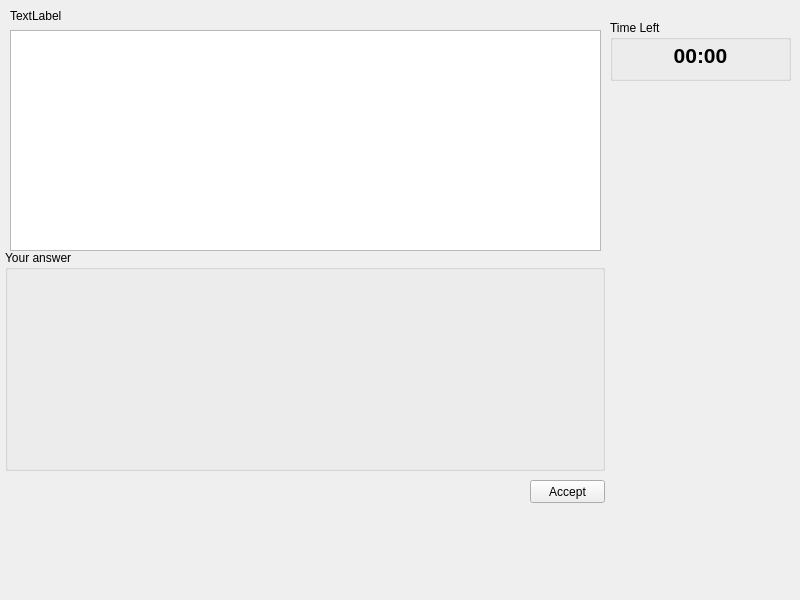
<?xml version="1.0" encoding="UTF-8"?>
<ui version="4.0">
 <class>QuizWindow</class>
 <widget class="QWidget" name="QuizWindow">
  <property name="geometry">
   <rect>
    <x>0</x>
    <y>0</y>
    <width>800</width>
    <height>600</height>
   </rect>
  </property>
  <property name="windowTitle">
   <string>Form</string>
  </property>
  <widget class="QTextEdit" name="textEdit">
   <property name="geometry">
    <rect>
     <x>10</x>
     <y>30</y>
     <width>591</width>
     <height>221</height>
    </rect>
   </property>
   <property name="readOnly">
    <bool>true</bool>
   </property>
  </widget>
  <widget class="QLabel" name="testNumberLabel">
   <property name="geometry">
    <rect>
     <x>10</x>
     <y>0</y>
     <width>541</width>
     <height>31</height>
    </rect>
   </property>
   <property name="text">
    <string>TextLabel</string>
   </property>
  </widget>
  <widget class="QGroupBox" name="groupBox">
   <property name="geometry">
    <rect>
     <x>5</x>
     <y>250</y>
     <width>600</width>
     <height>221</height>
    </rect>
   </property>
   <property name="title">
    <string>Your answer</string>
   </property>
  </widget>
  <widget class="QPushButton" name="pushButton">
   <property name="geometry">
    <rect>
     <x>530</x>
     <y>480</y>
     <width>75</width>
     <height>23</height>
    </rect>
   </property>
   <property name="text">
    <string>Accept</string>
   </property>
  </widget>
  <widget class="QGroupBox" name="groupBox_2">
   <property name="geometry">
    <rect>
     <x>610</x>
     <y>20</y>
     <width>181</width>
     <height>61</height>
    </rect>
   </property>
   <property name="title">
    <string>Time Left</string>
   </property>
   <widget class="QLabel" name="timeLeftLabel">
    <property name="geometry">
     <rect>
      <x>10</x>
      <y>20</y>
      <width>161</width>
      <height>31</height>
     </rect>
    </property>
    <property name="font">
     <font>
      <pointsize>16</pointsize>
      <weight>75</weight>
      <bold>true</bold>
     </font>
    </property>
    <property name="cursor">
     <cursorShape>ArrowCursor</cursorShape>
    </property>
    <property name="text">
     <string>00:00</string>
    </property>
    <property name="alignment">
     <set>Qt::AlignCenter</set>
    </property>
   </widget>
  </widget>
 </widget>
 <resources/>
 <connections/>
</ui>
